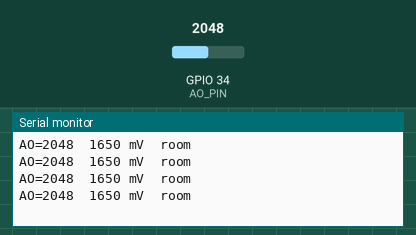
A sketch run on a simulated ESP32. On the bench: the last lines printed to the serial monitor. The test bench sets the inputs (shaded band); at power-on: GPIO 34 (AO_PIN) = 2048.

Above: at 1.2 s.
1.3 s: GPIO 34 (AO_PIN) set to 2540
At 1.71 s:
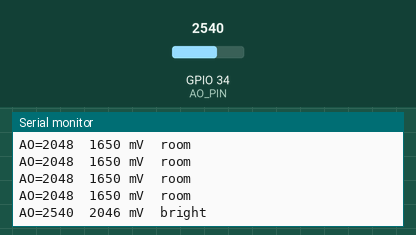
3.6 s: GPIO 34 (AO_PIN) set to 1228
At 3.81 s:
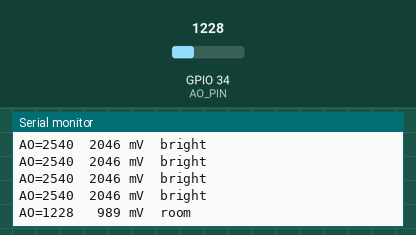
5.7 s: GPIO 34 (AO_PIN) set to 491
At 5.91 s:
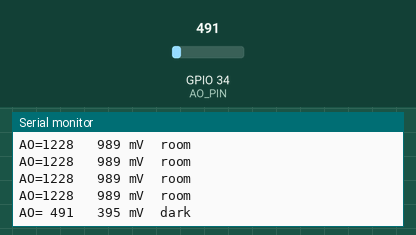
7.8 s: GPIO 34 (AO_PIN) set to 0
At 8.02 s:
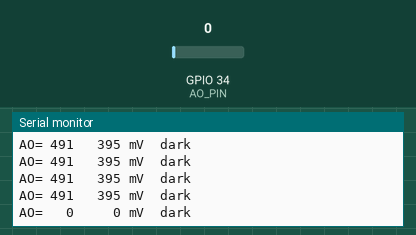
9.9 s: GPIO 34 (AO_PIN) set to 540
At 10.12 s:
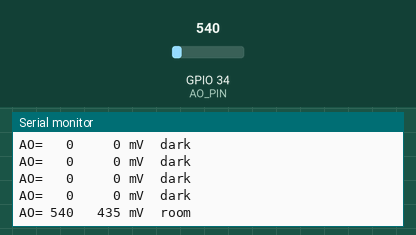

The sketch:

S35_Light_TEMT6000.ino
```cpp
/*
  BuiltByTyler Sensor Kit - S35 LIGHT TEMT6000 (Vishay TEMT6000X01)
  Board: ESP32-WROOM-32 DevKit V1 (30-pin), Arduino-ESP32 core 3.x, "ESP32 Dev Module"

  Reads ambient light (matched to the human eye). Brighter = higher AO.

  Wiring (module pin -> ESP32 pin):
    GND  -> GND
    VCC  -> 3V3
    AO   -> GPIO 34

  Library: none needed
  Serial Monitor: 115200 baud
*/

#define AO_PIN   34

void setup() {
  Serial.begin(115200);
}

void loop() {
  int ao = analogRead(AO_PIN);             // 0..4095
  int mv = analogReadMilliVolts(AO_PIN);   // same reading in millivolts
  const char *label = ao < 500 ? "dark" : (ao < 2500 ? "room" : "bright");
  Serial.printf("AO=%4d  %4d mV  %s\n", ao, mv, label);   // dark/room/bright are rough guesses
  delay(300);
}
```

Measured:
- after the input at 1.3 s, the serial monitor: prints a new line after 0.20 s (image 1)
- after the input at 3.6 s, the serial monitor: prints a new line at once (image 2)
- after the input at 5.7 s, the serial monitor: prints a new line at once (image 3)
- after the input at 7.8 s, the serial monitor: prints a new line at once (image 4)
- after the input at 9.9 s, the serial monitor: prints a new line at once (image 5)
